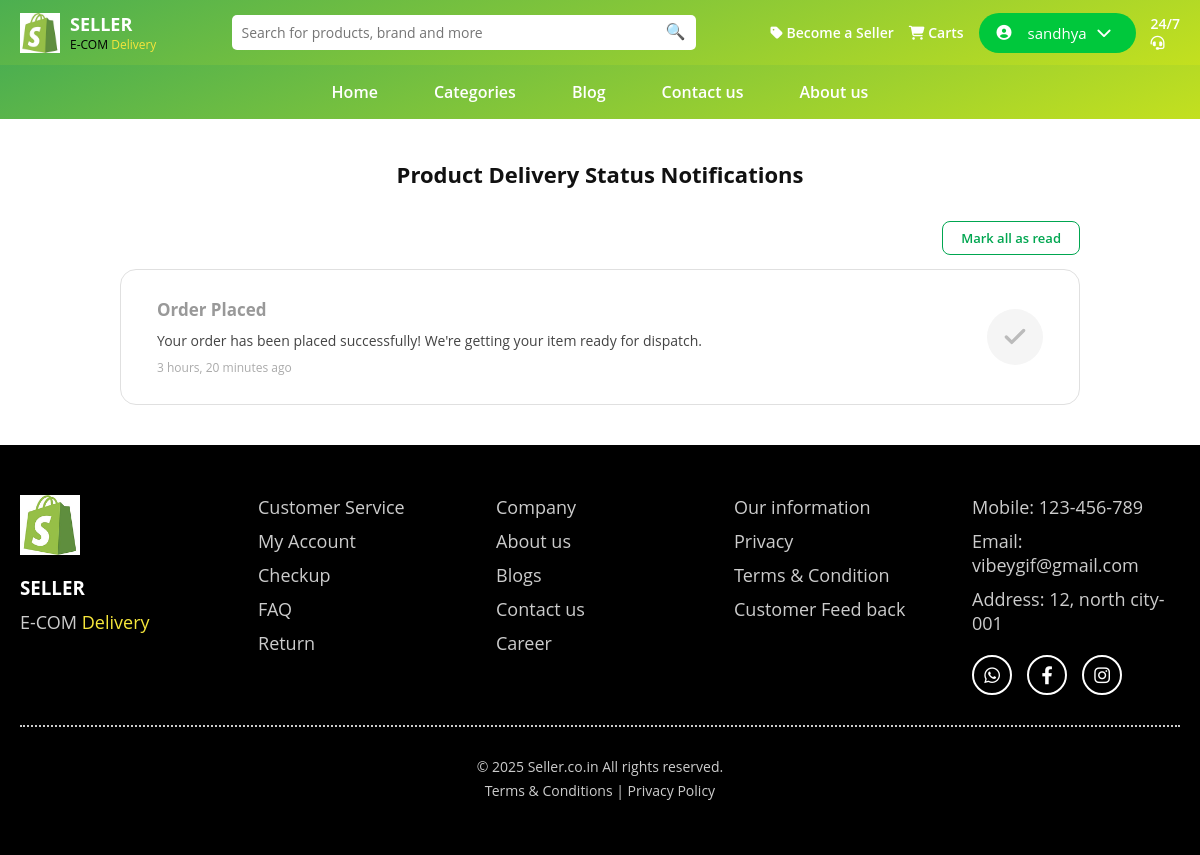
The app's page /notifications/ (signed in) with its own data.
### eshop/models.py (models this page shows, shortened)
class Notification(models.Model):
    STATUS_CHOICES = [
        ('order_placed',    'Order Placed'),
        ('order_confirmed', 'Order Confirmed'),
        ('in_progress',     'In Progress'),
        ('on_the_way',      'On The Way'),
        ('delivered',       'Delivered'),
    ]
    user         = models.ForeignKey(User, on_delete=models.CASCADE, related_name='notifications')
    order        = models.ForeignKey(Order, on_delete=models.CASCADE,
                                     related_name='notifications', null=True, blank=True)
    title        = models.CharField(max_length=100)
    message      = models.TextField()
    status       = models.CharField(max_length=20, choices=STATUS_CHOICES, default='order_placed')
    is_read      = models.BooleanField(default=False)
    is_completed = models.BooleanField(default=True)
    created_at   = models.DateTimeField(auto_now_add=True)
    class Meta: ordering = ['-created_at']

### eshop/views.py (the view)
# urls.py: path('notifications/',                       views.notifications,         name='notifications'),
@login_required(login_url='eshop:login')
def notifications(request):
    notis        = Notification.objects.filter(user=request.user)
    unread_count = notis.filter(is_read=False).count()
    return render(request, 'eshop/notifications.html', {
        'notifications': notis,
        'unread_count':  unread_count,
    })

### eshop/templates/eshop/notifications.html (shortened to what this page needs)
{% extends "eshop/base.html" %}
{% load static %}
{% block content %}
<div class="noti-page">
  <h2>Product Delivery Status Notifications</h2>
  <div class="noti-topbar">
    <button class="mark-all-btn" onclick="markAllRead()">Mark all as read</button>
  </div>
  <div class="noti-card" id="notiList">
    {% if notifications %}
      {% for noti in notifications %}
      <div class="noti-row {% if not noti.is_read %}unread{% endif %} {% if not noti.is_completed %}pending{% endif %}"
           id="noti-{{ noti.id }}" data-id="{{ noti.id }}">
        <div class="noti-body">
          <div class="noti-title">{{ noti.title }}</div>
          <p class="noti-text">{{ noti.message }}</p>
          <div class="noti-time">{{ noti.created_at|timesince }} ago</div>
        </div>
        <div class="noti-check">
          <svg viewBox="0 0 24 24"><polyline points="20 6 9 17 4 12"/></svg>
        </div>
      </div>
      {% endfor %}
    {% endif %}
  </div>
</div>
{% endblock %}

### eshop/templates/eshop/base.html (shortened to what this page needs)
{% load static %}
<!DOCTYPE html>
<html lang="en">
<head>
    <link rel="stylesheet" href="{% static 'css/style.css' %}">
    <link rel="stylesheet" href="https://cdnjs.cloudflare.com/ajax/libs/font-awesome/6.4.0/css/all.min.css">
</head>
<body>
<header class="navbar">
    <div class="logo">
        <img src="{% static 'image/image 63.png' %}" alt="logo">
        <div class="logo-text">
            <h2>SELLER</h2>
            <p>
                <span style="color:black;">E-COM</span>
                <span style="color:#F6E63B;"> Delivery</span>
            </p>
        </div>
    </div>
    <div class="search-box">
        <input type="text" placeholder="Search for products, brand and more">
        <span class="search-icon">🔍</span>
    </div>
    <div class="nav-right desktop-menu">
        <a href="{% url 'eshop:seller_home' %}">
            <i class="fa-solid fa-tag"></i> Become a Seller
        </a>
        <a href="{% url 'eshop:cart' %}">
            <i class="fa-solid fa-cart-shopping"></i> Carts
        </a>
      {% if user.is_authenticated %}
<div class="user-menu">
    <button class="user-btn" onclick="toggleUserPopup()">
        <i class="fa fa-user-circle"></i>
        {{ user.first_name|default:user.username }}
        <i class="fa fa-chevron-down"></i>
    </button>
</div>
{% else %}
<button class="login-btn" onclick="openLoginModal()">Login<i class="fa fa-chevron-down"></i></button>
{% endif %}
        <a href="{% url 'eshop:enquiry' %}">
            <span class="support">
                24/7 <br>
                <i class="fa-solid fa-headset"></i>
            </span>
        </a>
    </div>
</header>
<nav class="menu desktop-menu">
    <a href="{% url 'eshop:index' %}" class="{% if request.resolver_match.url_name == 'index' %}active{% endif %}">
        Home
    </a>
    <a href="{% url 'eshop:categories' %}" class="{% if request.resolver_match.url_name == 'categories' %}active{% endif %}">
        Categories
    </a>
    <a href="{% url 'eshop:blog' %}" class="{% if request.resolver_match.url_name == 'blog' %}active{% endif %}">
        Blog
    </a>
    <a href="{% url 'eshop:contact' %}" class="{% if request.resolver_match.url_name == 'contact' %}active{% endif %}">
        Contact us
    </a>
    <a href="{% url 'eshop:about' %}" class="{% if request.resolver_match.url_name == 'about' %}active{% endif %}">
        About us
    </a>
</nav>
{% block content %}
{% endblock %}
<footer class="footer">
    <div class="footer-container">
        <div class="footer-col logo-col">
            <img src="{% static 'image/image 63.png' %}" alt="logo">
            <h3>SELLER</h3>
            <p>E-COM <span style="color:#F6E63B;">Delivery</span></p>
        </div>
        <div class="footer-col">
            <a href="#">Customer Service</a>
            <a href="#">My Account</a>
            <a href="#">Checkup</a>
            <a href="#">FAQ</a>
            <a href="#">Return</a>
        </div>
        <div class="footer-col">
            <a href="#">Company</a>
            <a href="#">About us</a>
            <a href="#">Blogs</a>
            <a href="#">Contact us</a>
            <a href="#">Career</a>
        </div>
        <div class="footer-col">
            <a href="#">Our information</a>
            <a href="#">Privacy</a>
            <a href="#">Terms & Condition</a>
            <a href="#">Customer Feed back</a>
        </div>
        <div class="footer-col">
            <p>Mobile: 123-456-789</p>
            <p>Email: vibeygif@gmail.com</p>
            <p>Address: 12, north city-001</p>
            <div class="social-icons">
                <a href="#"><i class="fab fa-whatsapp"></i></a>
                <a href="#"><i class="fab fa-facebook-f"></i></a>
                <a href="#"><i class="fab fa-instagram"></i></a>
            </div>
        </div>
    </div>
    <hr class="footer-line">
    <div class="footer-bottom">
        <p>© 2025 Seller.co.in All rights reserved.</p>
        <p>Terms & Conditions | Privacy Policy</p>
    </div>
</footer>
</body>
</html>

### eshop/static/CSS/style.css (style rules this page uses)
* { margin: 0; padding: 0; box-sizing: border-box; font-family: 'Open Sans', sans-serif; }
.navbar { display: flex; align-items: center; justify-content: space-between; background: linear-gradient(160deg, #4CAF50, #C3E01F); padding: 12px 20px; color: white; }
.logo { display: flex; align-items: center; gap: 10px; }
.logo img { width: 40px; height: 40px; object-fit: contain; }
.logo-text h2 { font-size: 18px; margin: 0; }
.logo-text p { font-size: 12px; margin: 0; }
.search-box { position: relative; width: 40%; }
.search-box input { width: 100%; padding: 8px 35px 8px 10px; border-radius: 5px; border: none; font-size: 14px; font-weight: 400; }
.search-icon { position: absolute; right: 10px; top: 5px; }
.nav-right { display: flex; align-items: center; gap: 15px; }
.nav-right a { color: white; text-decoration: none; font-size: 14px; font-weight: 600; }
.support { font-size: 14px; }
.menu { display: flex; justify-content: center; background: linear-gradient(160deg, #4CAF50, #C3E01F); padding: 0; gap: 0; }
.menu a { position: relative; color: white; text-decoration: none; padding: 16px 28px; font-weight: 600; font-size: 16px; transition: all 0.3s ease; }
.footer { background: #000; color: white; padding: 50px 20px; }
.footer-container { display: flex; justify-content: space-between; flex-wrap: wrap; gap: 30px; }
.footer-col { flex: 1 1 180px; display: flex; flex-direction: column; gap: 10px; }
.logo-col img { width: 60px; }
.logo-col h3 { margin-top: 10px; }
.logo-col p { font-size: 13px; color: #ccc; }
.footer-col a { text-decoration: none; color: #ccc; font-size: 18px; font-weight: 500; transition: 0.3s; }
.footer-col p { font-size: 18px; color: #ccc; }
.social-icons { margin-top: 10px; display: flex; gap: 15px; }
.social-icons a { width: 40px; height: 40px; border: 2px solid white; border-radius: 50%; display: flex; align-items: center; justify-content: center; color: white; font-size: 18px; transition: 0.3s ease; }
.footer-line { border: none; border-top: 2px dotted #ccc; margin: 30px 0; }
.footer-bottom { text-align: center; color: #ccc; font-size: 14px; font-weight: 500; }
.footer-bottom p { margin: 5px 0; }
.footer-bottom p:last-child { cursor: pointer; }
.user-menu { position:relative; }
.user-btn { display: flex; align-items: center; gap: 10px; background: white; color: #4CAF50; border: none; padding: 10px 18px; border-radius: 30px; cursor: pointer; font-size: 15px; }
.menu { display:flex; justify-content:center; gap:30px; padding:15px; background:#f8f8f8; }
.menu a { text-decoration:none; color:#333; }
.user-menu { position: relative; display: inline-block; }
.user-btn { background: #00c83c; color: white; border: none; padding: 10px 18px; border-radius: 30px; cursor: pointer; font-size: 15px; }
.user-btn i { margin-right: 6px; }

### eshop/templates/eshop/base.html (style rules this page uses)
.menu { display: flex; justify-content: center; background: linear-gradient(160deg, #4CAF50, #C3E01F); padding: 0; gap: 0; }
.menu a { position: relative; color: white; text-decoration: none; padding: 16px 28px; font-weight: 600; font-size: 16px; transition: all 0.3s ease; }

### records on screen
Notification: title "Order Placed", message "Your order has been placed successfully! We're getting your item ready for dispatch.", created_at "3 hours, 20 minutes"

### other values on screen
{{ user.first_name|default:user.username }} "sandhya"
